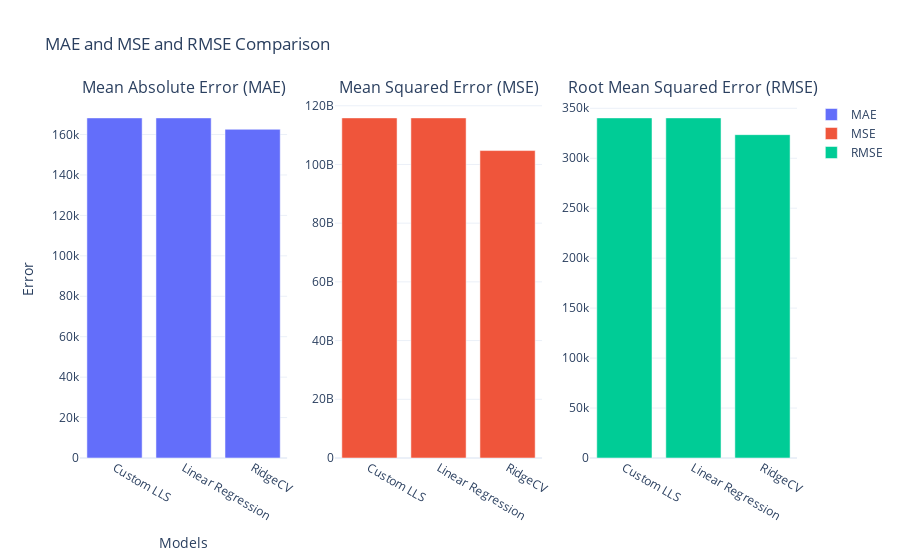

Source (notebook cell):
### Code cell
models = ['Custom LLS', 'Linear Regression', 'RidgeCV']
mae_values = [MAE ,MAE_reg ,MAE_ridgecv]
mse_values = [MSE ,MSE_reg ,MSE_ridgecv]
rmse_values = [RMSE,RMSE_reg,RMSE_ridgecv]
fig = make_subplots(rows=1, cols=3, subplot_titles=['Mean Absolute Error (MAE)', 'Mean Squared Error (MSE)', 'Root Mean Squared Error (RMSE)'])
fig.add_trace(go.Bar(x=models, y=mae_values, name='MAE'), row=1, col=1)
fig.add_trace(go.Bar(x=models, y=mse_values, name='MSE'), row=1, col=2)
fig.add_trace(go.Bar(x=models, y=rmse_values, name='RMSE'), row=1, col=3)
fig.update_layout(title='MAE and MSE and RMSE Comparison',
                  xaxis=dict(title='Models'),
                  yaxis=dict(title='Error'),
                  template='plotly_white')
fig.show()

### Figure 1 — Plotly figure (JSON) as saved in the notebook; plotly's stock layout.template omitted (floating-point values rounded to 4 significant figures)
{"data": [{"name": "MAE", "type": "bar", "x": ["Custom LLS", "Linear Regression", "RidgeCV"], "xaxis": "x", "y": [168200.0, 168200.0, 162600.0], "yaxis": "y"}, {"name": "MSE", "type": "bar", "x": ["Custom LLS", "Linear Regression", "RidgeCV"], "xaxis": "x2", "y": [115900000000.0, 115900000000.0, 104700000000.0], "yaxis": "y2"}, {"name": "RMSE", "type": "bar", "x": ["Custom LLS", "Linear Regression", "RidgeCV"], "xaxis": "x3", "y": [340400.0, 340400.0, 323600.0], "yaxis": "y3"}], "layout": {"annotations": [{"font": {"size": 16}, "showarrow": false, "text": "Mean Absolute Error (MAE)", "x": 0.1444, "xanchor": "center", "xref": "paper", "y": 1, "yanchor": "bottom", "yref": "paper"}, {"font": {"size": 16}, "showarrow": false, "text": "Mean Squared Error (MSE)", "x": 0.5, "xanchor": "center", "xref": "paper", "y": 1, "yanchor": "bottom", "yref": "paper"}, {"font": {"size": 16}, "showarrow": false, "text": "Root Mean Squared Error (RMSE)", "x": 0.8556, "xanchor": "center", "xref": "paper", "y": 1, "yanchor": "bottom", "yref": "paper"}], "title": {"text": "MAE and MSE and RMSE Comparison"}, "xaxis": {"anchor": "y", "domain": [0, 0.2889], "title": {"text": "Models"}}, "xaxis2": {"anchor": "y2", "domain": [0.3556, 0.6444]}, "xaxis3": {"anchor": "y3", "domain": [0.7111, 1]}, "yaxis": {"anchor": "x", "domain": [0, 1], "title": {"text": "Error"}}, "yaxis2": {"anchor": "x2", "domain": [0, 1]}, "yaxis3": {"anchor": "x3", "domain": [0, 1]}}}
